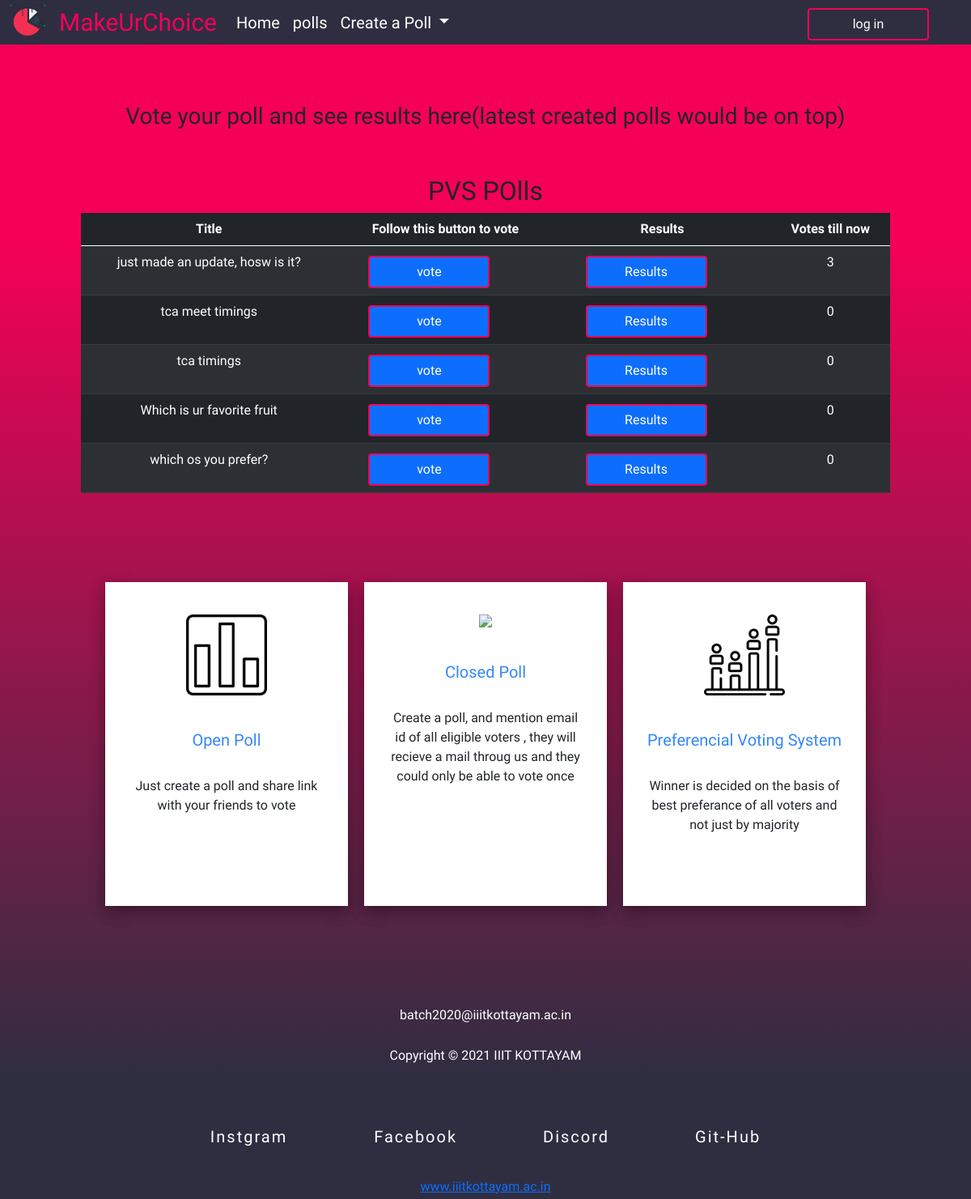
The app's page /Tpolls, older data.
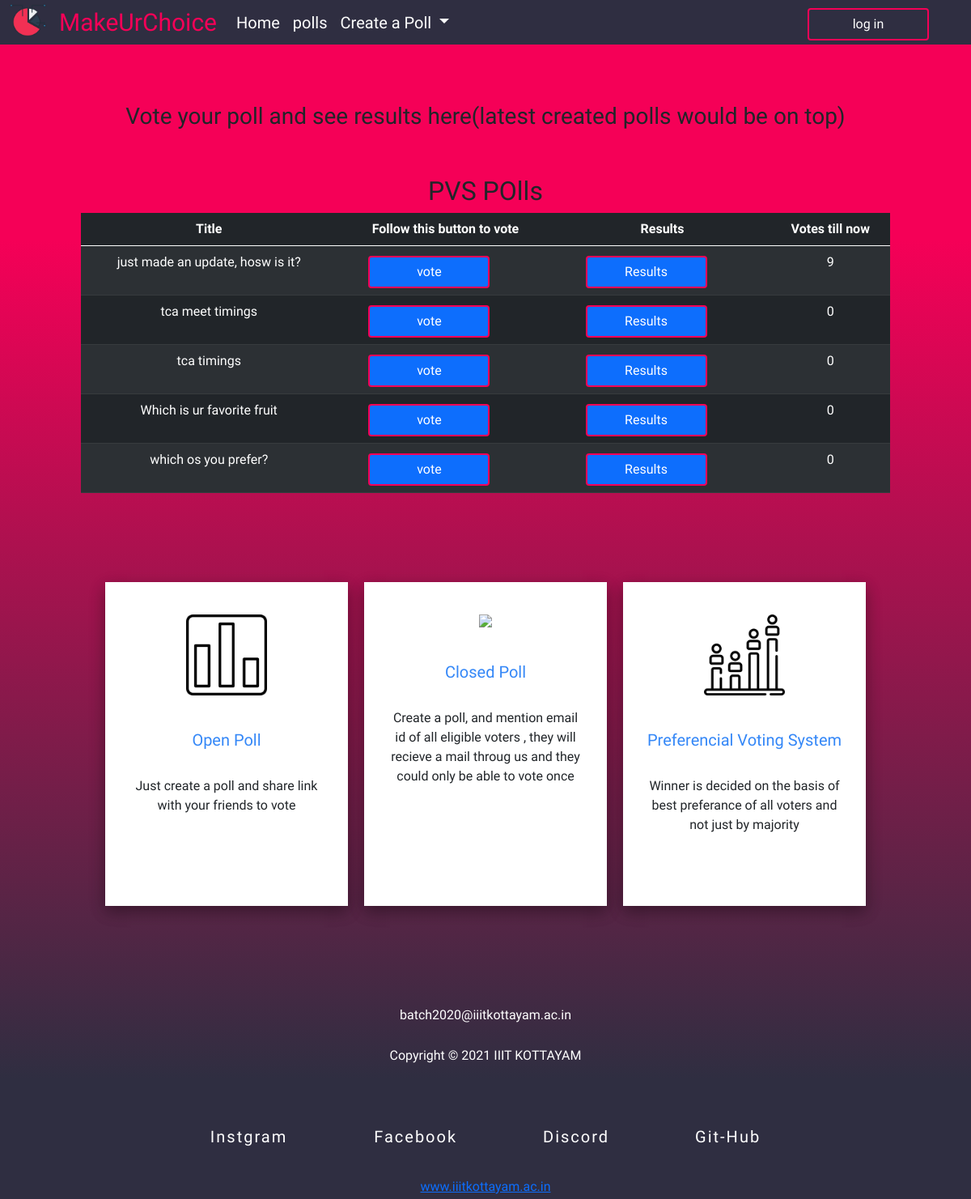
The same page, newer data.
### polling/models.py (models this page shows)
class CreatPoll(models.Model):
    Title = models.TextField()
    o1 = models.TextField()
    o2 = models.TextField()
    o3 = models.TextField()
    o4 = models.TextField()
    on1= models.IntegerField(default=0)
    on2= models.IntegerField(default=0)
    on3= models.IntegerField(default=0)
    on4= models.IntegerField(default=0)
    one_1=models.IntegerField(default=0)
    two_1=models.IntegerField(default=0)
    three_1=models.IntegerField(default=0)
    four_1=models.IntegerField(default=0)
    votes=models.IntegerField(default=0)

### polling/views.py (the view)
# urls.py: path('Tpolls',views.Tpolls,name='Tpolls'),
def Tpolls(request):
    o=CreatPoll.objects.all()
    context={
        'poll':o
    }
    return render(request,'Tpolls.html',context)

### templates/Tpolls.html (shortened to what this page needs)
{% extends "base.html" %}
{% block content %}
<br><br><br>
<center><h3 class="h3" >Vote your poll and see results here(latest created polls would be on top)</h3></center><br><br>
<center><h2>PVS POlls</h2></center>
    <div class="coont" style="margin-left: 100px;margin-right:100px">
        <center>
            <table class="table table-striped table-dark">
                    <thead>
                        <tr>
                            <th>
                                <center>Title</center>
                            </th>
                            <th>
                                <center>Follow this button to vote</center>
                            </th>
                            <th>
                                <center>Results</center>
                            </th>
                            <th>
                                <center>Votes till now</center>
                            </th>
                        </tr>
                    </thead>
                <tbody>
            {% for i in poll reversed %}
                    <tr>
                        <td>
                            <center>{{i.Title}} </center>
                        </td>
                        <td><a href="{% url 'poll' i.id %}">
                                <center><button class="btn btn-primary">vote</button></center>
                            </a></td>
                        <td><a href="{% url 'result' i.id %}">
                                <center><button class="btn btn-primary">Results</button></center>
                            </a></td>
                        <td>
                            <center>{{i.votes}}</center>
                        </td>
                    </tr>
            {% endfor %}
                </tbody>
            </table>
        </center>
    </div>
{% endblock %}

Row changes from the older to the newer data that the page shows:
changed CreatPoll "just made an update, hosw is it?": votes "3" → "9"
